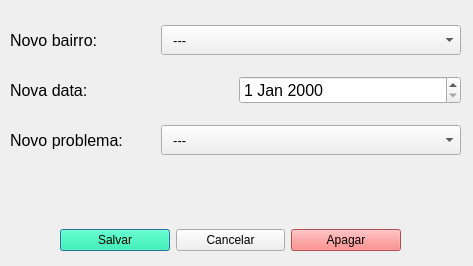
<?xml version="1.0" encoding="UTF-8"?>
<ui version="4.0">
 <class>DialogEditarQueixa</class>
 <widget class="QDialog" name="DialogEditarQueixa">
  <property name="geometry">
   <rect>
    <x>0</x>
    <y>0</y>
    <width>473</width>
    <height>266</height>
   </rect>
  </property>
  <property name="windowTitle">
   <string>Dialog</string>
  </property>
  <widget class="QWidget" name="layoutWidget">
   <property name="geometry">
    <rect>
     <x>60</x>
     <y>220</y>
     <width>341</width>
     <height>41</height>
    </rect>
   </property>
   <layout class="QHBoxLayout" name="horizontalLayout">
    <item>
     <widget class="QPushButton" name="btnSalvar">
      <property name="styleSheet">
       <string notr="true">background-color: rgb(0, 255, 162);</string>
      </property>
      <property name="text">
       <string>Salvar</string>
      </property>
     </widget>
    </item>
    <item>
     <widget class="QPushButton" name="btnCancelar">
      <property name="text">
       <string>Cancelar</string>
      </property>
     </widget>
    </item>
    <item>
     <widget class="QPushButton" name="btnApagar">
      <property name="styleSheet">
       <string notr="true">background-color: rgb(255, 107, 107);</string>
      </property>
      <property name="text">
       <string>Apagar</string>
      </property>
     </widget>
    </item>
   </layout>
  </widget>
  <widget class="QWidget" name="">
   <property name="geometry">
    <rect>
     <x>10</x>
     <y>10</y>
     <width>451</width>
     <height>161</height>
    </rect>
   </property>
   <layout class="QVBoxLayout" name="verticalLayout_3">
    <item>
     <layout class="QVBoxLayout" name="verticalLayout_2">
      <item>
       <layout class="QHBoxLayout" name="horizontalLayout_2">
        <item>
         <widget class="QLabel" name="label_2">
          <property name="font">
           <font>
            <pointsize>12</pointsize>
           </font>
          </property>
          <property name="text">
           <string>Novo bairro:</string>
          </property>
         </widget>
        </item>
        <item>
         <widget class="QComboBox" name="EditBoxBairro">
          <property name="minimumSize">
           <size>
            <width>300</width>
            <height>30</height>
           </size>
          </property>
          <property name="maximumSize">
           <size>
            <width>300</width>
            <height>30</height>
           </size>
          </property>
          <property name="font">
           <font>
            <pointsize>10</pointsize>
           </font>
          </property>
          <property name="styleSheet">
           <string notr="true"/>
          </property>
          <item>
           <property name="text">
            <string>  ---</string>
           </property>
          </item>
          <item>
           <property name="text">
            <string>Agua Fria</string>
           </property>
          </item>
          <item>
           <property name="text">
            <string>Altiplano</string>
           </property>
          </item>
          <item>
           <property name="text">
            <string>Alto do Mateus</string>
           </property>
          </item>
          <item>
           <property name="text">
            <string>Bairro das Indústrias</string>
           </property>
          </item>
          <item>
           <property name="text">
            <string>Bairro dos Estados</string>
           </property>
          </item>
          <item>
           <property name="text">
            <string>Bancários</string>
           </property>
          </item>
          <item>
           <property name="text">
            <string>Bessa</string>
           </property>
          </item>
          <item>
           <property name="text">
            <string>Brisamar</string>
           </property>
          </item>
          <item>
           <property name="text">
            <string>Cabo Branco</string>
           </property>
          </item>
          <item>
           <property name="text">
            <string>Castelo Branco</string>
           </property>
          </item>
          <item>
           <property name="text">
            <string>Centro</string>
           </property>
          </item>
          <item>
           <property name="text">
            <string>Cristo Redentor</string>
           </property>
          </item>
          <item>
           <property name="text">
            <string>Cruz das Armas</string>
           </property>
          </item>
          <item>
           <property name="text">
            <string>Ernesto Geisel</string>
           </property>
          </item>
          <item>
           <property name="text">
            <string>Funcionários</string>
           </property>
          </item>
          <item>
           <property name="text">
            <string>Grotão</string>
           </property>
          </item>
          <item>
           <property name="text">
            <string>Jaguaribe</string>
           </property>
          </item>
          <item>
           <property name="text">
            <string>José Américo</string>
           </property>
          </item>
          <item>
           <property name="text">
            <string>Manaíra</string>
           </property>
          </item>
          <item>
           <property name="text">
            <string>Mangabeira</string>
           </property>
          </item>
          <item>
           <property name="text">
            <string>Miramar</string>
           </property>
          </item>
          <item>
           <property name="text">
            <string>Penha</string>
           </property>
          </item>
          <item>
           <property name="text">
            <string>Portal do Sol</string>
           </property>
          </item>
          <item>
           <property name="text">
            <string>Quadramares</string>
           </property>
          </item>
          <item>
           <property name="text">
            <string>Rangel</string>
           </property>
          </item>
          <item>
           <property name="text">
            <string>Róger</string>
           </property>
          </item>
          <item>
           <property name="text">
            <string>São José</string>
           </property>
          </item>
          <item>
           <property name="text">
            <string>Tambaú</string>
           </property>
          </item>
          <item>
           <property name="text">
            <string>Tambauzinho</string>
           </property>
          </item>
          <item>
           <property name="text">
            <string>Torre</string>
           </property>
          </item>
          <item>
           <property name="text">
            <string>Valentina Figueiredo</string>
           </property>
          </item>
         </widget>
        </item>
       </layout>
      </item>
     </layout>
    </item>
    <item>
     <layout class="QHBoxLayout" name="horizontalLayout_4">
      <item>
       <widget class="QLabel" name="label_5">
        <property name="font">
         <font>
          <pointsize>12</pointsize>
         </font>
        </property>
        <property name="text">
         <string>Nova data:</string>
        </property>
       </widget>
      </item>
      <item>
       <widget class="QDateEdit" name="dataNova">
        <property name="font">
         <font>
          <pointsize>12</pointsize>
         </font>
        </property>
       </widget>
      </item>
     </layout>
    </item>
    <item>
     <layout class="QHBoxLayout" name="horizontalLayout_3">
      <item>
       <widget class="QLabel" name="label_3">
        <property name="font">
         <font>
          <pointsize>12</pointsize>
         </font>
        </property>
        <property name="text">
         <string>Novo problema:</string>
        </property>
       </widget>
      </item>
      <item>
       <widget class="QComboBox" name="EditBoxProblema">
        <property name="minimumSize">
         <size>
          <width>300</width>
          <height>30</height>
         </size>
        </property>
        <property name="maximumSize">
         <size>
          <width>300</width>
          <height>30</height>
         </size>
        </property>
        <property name="font">
         <font>
          <pointsize>10</pointsize>
         </font>
        </property>
        <item>
         <property name="text">
          <string>  ---</string>
         </property>
        </item>
        <item>
         <property name="text">
          <string>Alto índice de poluição nas ruas</string>
         </property>
        </item>
        <item>
         <property name="text">
          <string>Obras abandonadas</string>
         </property>
        </item>
        <item>
         <property name="text">
          <string>Pouca sinalização (semáforos, placas, etc)</string>
         </property>
        </item>
        <item>
         <property name="text">
          <string>Problemas elétricos (fios caídos, falta de energia recorrente, etc)</string>
         </property>
        </item>
        <item>
         <property name="text">
          <string>Problemas sanitários (vazamentos de esgoto, falta d'água, etc)</string>
         </property>
        </item>
        <item>
         <property name="text">
          <string>Vias obstruídas (buracos, árvores obstruindo, etc)</string>
         </property>
        </item>
       </widget>
      </item>
     </layout>
    </item>
   </layout>
  </widget>
 </widget>
 <resources/>
 <connections/>
</ui>
